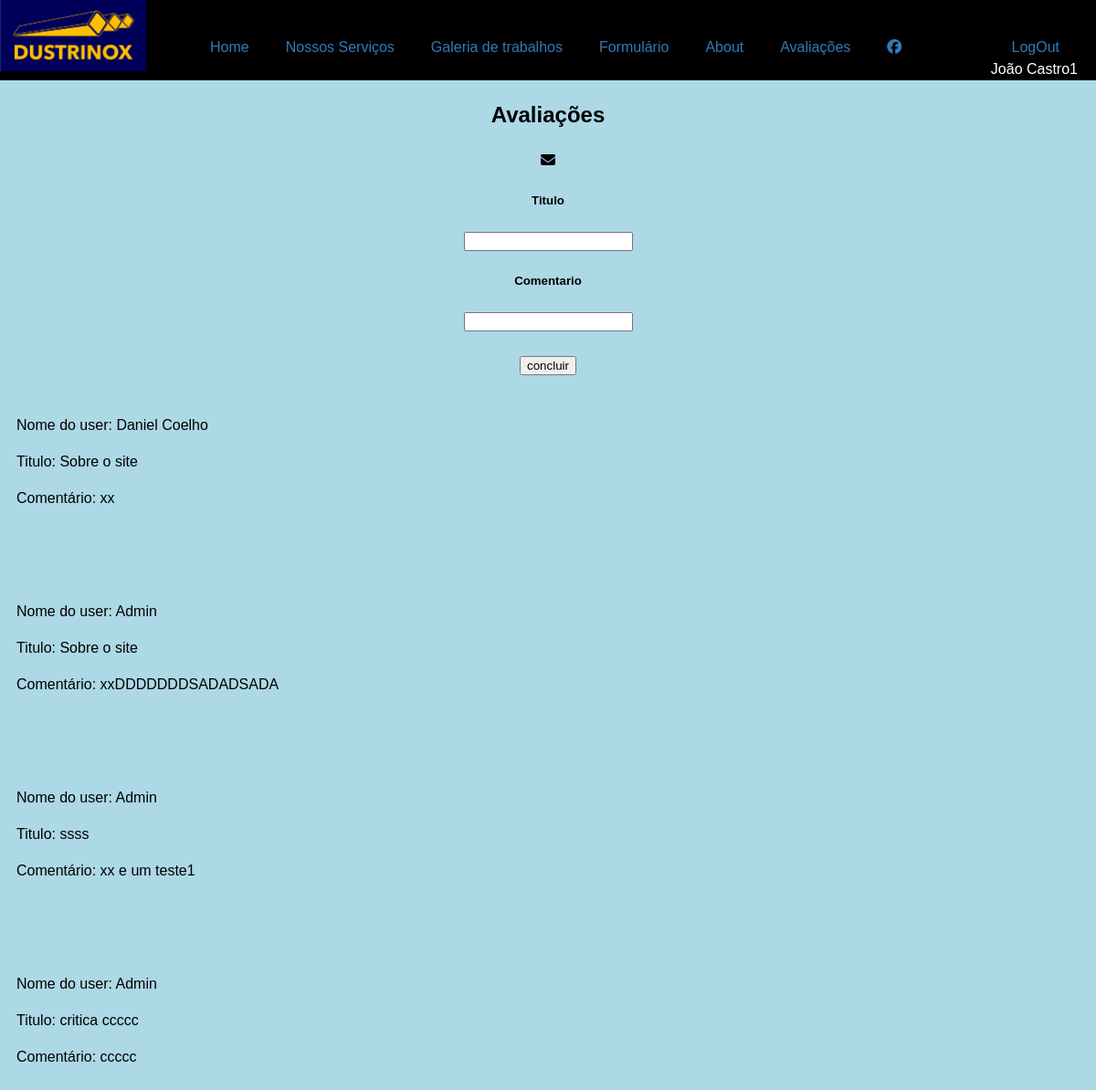
The app's page /forum.php (signed in) with its own data.
### tables this page shows
CREATE TABLE `users` (
  `id` int(255) NOT NULL,
  `Nome` varchar(50) NOT NULL,
  `Telefone` int(12) NOT NULL,
  `Email` varchar(100) NOT NULL,
  `Password` varchar(100) NOT NULL,
  `tipo_cliente` varchar(10) NOT NULL,
  `denominacao` varchar(100) NOT NULL,
  `admin` int(10) NOT NULL,
  `desativar` int(5) NOT NULL,
  `Data` date NOT NULL,
  `ultima_atividade` timestamp NULL DEFAULT NULL
);

### forum.php (the view, shortened to what this page needs)
<!DOCTYPE html>
<html lang="pt-pt">
<head>
	<link rel="stylesheet" type="text/css" href="./css/teste.css">
   <link rel="stylesheet" href="./css/estrela.css">
</head>
<body>
    <div class="logo">
        <a href="indexL.php"><img class="logo1" src="./img/outros/Dustrinox_logo.png"></a>
    </div>
<nav class="nav">
<div>
    <div class="main-menu">
   <ul class="navbar">
    <li><a href="homeL.php">Home</a></li>
    <li><a href="nossosServicosL.php">Nossos Serviços</a></li>
    <li><a href="galeria_de_trabalhosL.php">Galeria de trabalhos</a></li>
    <li><a href="formL.php">Formulário</a></li>
    <li><a href="aboutL.php">About</a></li>
    <li><a href="forum.php">Avaliações</a></li>
    <li><a  href="https://pt-pt.facebook.com/pages/category/Company/Dustrinox-Lda-748571481948796/" class="fab fa-facebook" size= "5x"></a></li>
    <li class="right"><a href="php/log_out.php">LogOut</a></li>
    <a href="editar.php"><li class="right" style="color: white"><?php echo $_SESSION['login_user']['Nome'];?>  </li></a>
  </ul>
    </div>
</div>
</nav>
<center>
<form action="php/forum1.php" method="POST">
        <h2 class="title">Avaliações</h2>
              <div class="input-div one">
                 <div class="i">
                    <i class="fas fa-envelope"></i>
                 </div>
              </div>
              <div class="input-div two">
                 <div class="div">
                    <h5>Titulo</h5>
                    <input type="Titulo" class="input" name="Titulo" id="Titulo"  >
                 </div>
                <div class="input-div two">
                 <div class="div">
                    <h5>Comentario</h5>
                    <input type="Comentario" class="input" name="Comentario" id="Comentario"  >
                 </div>
              </div>
               <br>
              <button  type="submit" name="ins" class="btn btn-primary" value="concluir">concluir</button><br>
            </form></center>
<?php
include 'php/conectar.php';
  $sql = "select comentários.id, comentários.`Data`, comentários.`Titulo`,comentários.`comentario`, comentários.`id_user`, users.Nome  from comentários, users where comentários.id_user = users.id";
  $result = $conectar1->query($sql);
  if ($result->num_rows > 0) {
    while ($row = $result->fetch_assoc()) {
      $nome = $row["Nome"];
      $Titulo = $row["Titulo"];
      $Comentario = $row["comentario"];
      echo "<br><div class='forum'>
        <table style='width:100%;'>
          <tr>
            <td>
                <div class='Nome'> Nome do user: $nome </div>
              <p class='titulo'> Titulo: $Titulo </p>
              <p class='comentario'> Comentário: $Comentario </p>
            </td>
          </tr>
        </table>
      </div><br>
   ";
            }
}
?>
</body>
</html>

### css/teste.css (style rules this page uses)
html { font-family: sans-serif; -webkit-text-size-adjust: 100%; -ms-text-size-adjust: 100%; }
a { size:5x; }
body { background-color: lightblue; padding:0px 0px; margin:auto; line-height: 1.5; }
nav { width: 100%; background: black; overflow: auto; }
ul { list-style-type: none; padding: 40px 40px; margin: 0px 0px 0px 150px; }
li { float: left; }
.logo .logo1 { position: absolute; width: 160px; border: 5px; padding: 0px 0px; }
li.right { float: right; }
nav a { width: 100%; display: block; color: #337ab7; text-align: center; padding: 0px 20px; text-decoration: none; font-family: arial; }
th, td { padding: 16px; }

### records on screen
comentários: id_user.Nome "Daniel Coelho", Titulo "Sobre o site", comentario "xx"
comentários: id_user.Nome "Admin", Titulo "Sobre o site", comentario "xxDDDDDDDSADADSADA"
comentários: id_user.Nome "Admin", Titulo "ssss", comentario "xx e um teste1"
comentários: id_user.Nome "Admin", Titulo "critica ccccc", comentario "ccccc"

### other values on screen
$_SESSION['login_user']['Nome'] "João Castro1"
